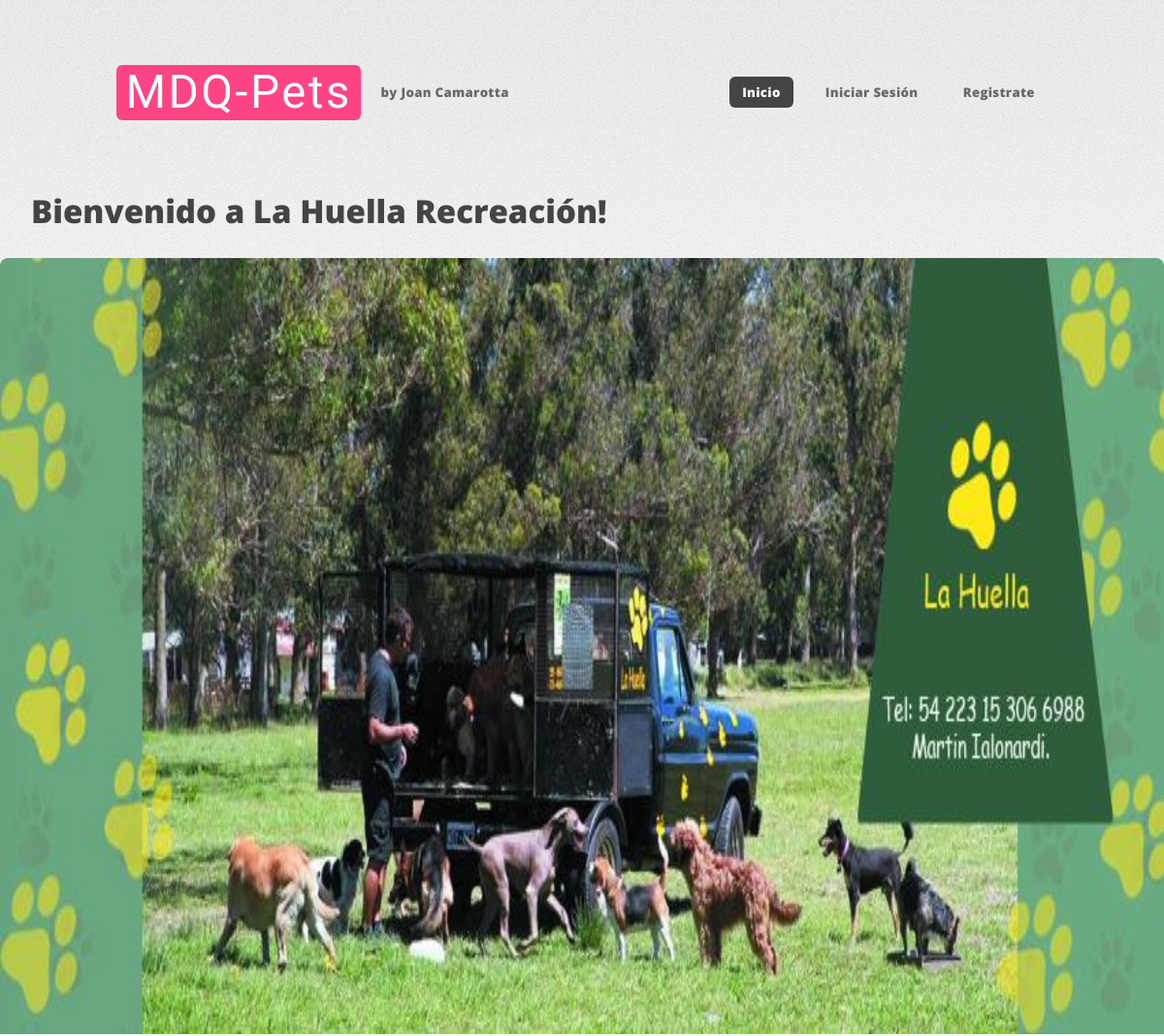
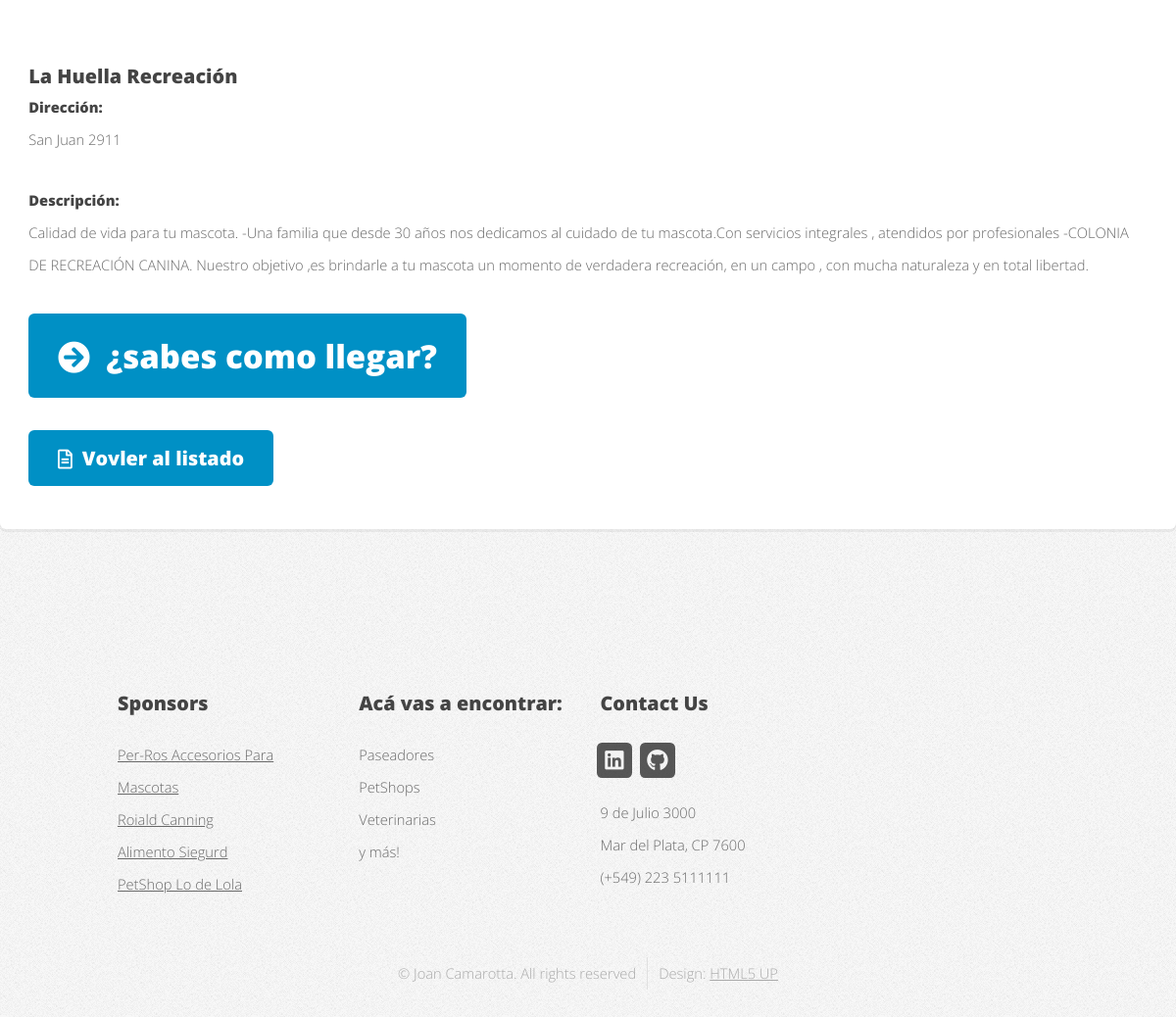
Screenshot of /negocios/detalle/1/ with the database file from the repository (2 pictures, top to bottom).
### accounts/models.py (models this page shows, shortened)
class Local(models.Model):
    user = models.OneToOneField(User, on_delete = models.CASCADE)
    name = models.CharField(max_length=50, blank=True)
    dir = models.CharField(max_length=50, blank=True)
    shop_type = models.CharField(max_length=20, choices=SHOP_TYPE)
    description = models.TextField(max_length=400, blank=True)
    image = models.ImageField(upload_to ='images', default='mp.jpg')
    class Meta:
        verbose_name = 'Local'
        verbose_name_plural = 'Locales'

### mdq_pets/views.py (the view)
# urls.py: path('negocios/detalle/<int:pk>/', Ver_Local.as_view(), name = 'local'),
class Ver_Local(DetailView):
    model = Local
    template_name = 'local.html'

### Templates/local.html (shortened to what this page needs)
{% extends 'base.html' %}
{% load static %}
{% block content %}
<h2
id="logo" style = "position: relative; margin: 2rem"> Bienvenido a {{local.name}}!
</h2>
    <section class="box feature">
    <a href="#" class="image feature"><img src="{{local.image.url}}" alt="" width="800" height="800"/></a>
    <div class="inner">
        <header>
        <h2>{{local.name}}</h2>
        <p><h4>Dirección:</h4>{{local.dir}}</p>
        </header>
        <p><h4>Descripción:</h4> {{local.description}}</p>
        <br>
        <a target="_blank" href="https://www.google.com/search?q=google+maps+mar+del+plata+calle+{{local.dir}}" class="button large icon solid fa-arrow-circle-right">¿sabes como llegar?</a>
        <br>
        <br>
        <a href = "/negocios/" class="button icon fa-file-alt">Vovler al listado</a>
    </div>
    </section>
{% endblock %}

### static/assets/css/main.css (style rules this page uses)
html, body, div, span, applet, object, iframe, h1, h2, h3, h4, h5, h6, p, blockquote, pre, a, abbr, acronym, address, big, cite, code, del, dfn, em, img, ins, kbd, q, s, samp, small, strike, strong, sub, sup, tt, var, b, u, i, center, dl, dt, dd, ol, ul, li, fieldset, form, label, legend, table, caption, tbody, tfoot, thead, tr, th, td, article, aside, canvas, details, embed, figure, figcaption, footer, header, hgroup, menu, nav, output, ruby, section, summary, time, mark, audio, video { margin: 0; padding: 0; border: 0; font-size: 100%; font: inherit; vertical-align: baseline; }
article, aside, details, figcaption, figure, footer, header, hgroup, menu, nav, section { display: block; }
body { line-height: 1; }
body { -webkit-text-size-adjust: none; }
html { box-sizing: border-box; }
*, *:before, *:after { box-sizing: inherit; }
body { background-image: -moz-linear-gradient(top, rgba(0, 0, 0, 0.05), rgba(0, 0, 0, 0)), url("images/bg01.png"); background-image: -webkit-linear-gradient(top, rgba(0, 0, 0, 0.05), rgba(0, 0, 0, 0)), url("images/bg01.png"); background-image: -ms-linear-gradient(top, rgba(0, 0, 0, 0.05), rgba(0, 0, 0, 0)), url("images/bg01.png"); background-image: linear-gradient(top, rgba(0, 0, 0, 0.05), rgba(0, 0, 0, 0)), url("images/bg01.png"); background-color: #f7f7f7; background-position: top left, top left; background-repeat: repeat-x, repeat; background-size: 100% 30em, auto; font-family: 'Open Sans', sans-serif; font-size: 13pt; color: #696969; font-weight: 300; line-height: 2.25em; }
a { color: #0090c5; text-decoration: underline; }
h1, h2, h3, h4, h5, h6 { color: #444; font-weight: 800; }
h2 { font-size: 2.25em; margin: 0 0 1.1em 0; line-height: 1em; }
p, ul, ol, dl, table { margin-bottom: 2em; }
section, article { margin-bottom: 5em; }
section > :last-child, article > :last-child, section:last-child, article:last-child { margin-bottom: 0; }
header { margin: 0 0 2em 0; }
header h2, header h3 { margin: 0 0 0.25em 0; }
header p { margin: 0; }
.image { display: inline-block; outline: 0; }
.image img { display: block; width: 100%; border-radius: 8px; }
input[type="button"], input[type="submit"], input[type="reset"], button, .button { -moz-transition: background-color .25s ease-in-out; -webkit-transition: background-color .25s ease-in-out; -ms-transition: background-color .25s ease-in-out; transition: background-color .25s ease-in-out; -webkit-appearance: none; position: relative; display: inline-block; background: #0090c5; color: #fff; text-decoration: none; border-radius: 6px; font-weight: 800; outline: 0; border: 0; cursor: pointer; font-size: 1.35em; padding: 0.6em 1.5em; }
input[type="button"].icon:before, input[type="submit"].icon:before, input[type="reset"].icon:before, button.icon:before, .button.icon:before { position: relative; margin-right: 0.5em; top: 0.05em; }
input[type="button"].large, input[type="submit"].large, input[type="reset"].large, button.large, .button.large { font-size: 2.25em; padding: 0.8em 0.9em; }
.box { background: #fff; border-radius: 6px; box-shadow: 0px 3px 0px 0px rgba(0, 0, 0, 0.05); padding: 2em; }
.box.feature { padding: 0; }
.box.feature .inner { padding: 4em 2em 3em 2em; }
.box.feature h2 { font-size: 1.35em; }
.box.feature p { margin: 0; }
.box.feature .image { position: relative; margin: 0; }
.box.feature .image img { border-bottom-left-radius: 0; border-bottom-right-radius: 0; }
.icon { text-decoration: none; position: relative; text-decoration: none; }
.icon:before { -moz-osx-font-smoothing: grayscale; -webkit-font-smoothing: antialiased; display: inline-block; font-style: normal; font-variant: normal; text-rendering: auto; line-height: 1; text-transform: none !important; font-family: 'Font Awesome 5 Free'; font-weight: 400; }
.icon:before { line-height: inherit; }
.icon.solid:before { font-weight: 900; }
#logo { display: inline-block; }
@media screen and (max-width: 1680px) { body, input, select, textarea { font-size: 12pt; } }
@media screen and (max-width: 1280px) { body, input, select, textarea { font-size: 11pt; } }

### rows the page displays
Local: name "La Huella Recreación", image (picture), dir "San Juan 2911", description "Calidad de vida para tu mascota. -Una familia que desde 30 años nos dedicamos al cuidado de tu mascota.Con servicios integrales , atendidos por profesionales -COLONIA DE RECREACIÓN CANINA. Nuestro objetivo ,es brindarle a tu mascota un momento de verdadera recreación, en un campo , con mucha naturaleza y en total libertad."
